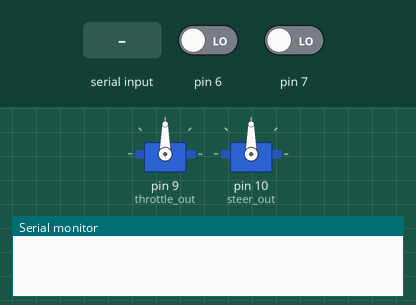
Bench run of a sketch on a simulated Arduino Uno, built with avr-gcc and run on an emulated ATmega328P. Shown: 2 × servo, the last lines printed to the serial monitor. Inputs (shaded band) come from the test bench; at power-on: pin 6 LOW, pin 7 LOW.

Above: at 0.01 s.
At 1.2 s:
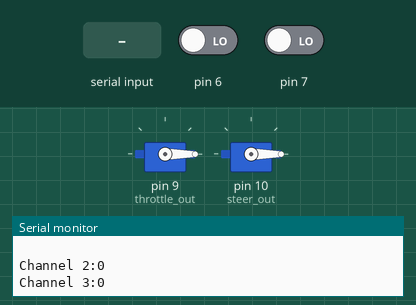
1.3 s: "90,45\n" received over Serial
Timing chart, 0 to 4.3 s (numbered marks = the images above; inputs shaded):
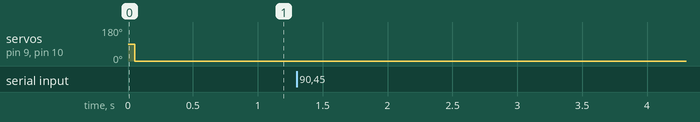

The sketch:

rc_car.ino
```cpp
#include <Servo.h>

//receiver -> arduino uno -> rc car
//get data from receiver by pulsein() function
//set speed and steer to rc car by servo.writeMicroseconds() function.
int steer_in;
int throttle_in;

Servo throttle_out;
Servo steer_out;

int value = 1500; // set values you need to zero

void setup() {

//receiver pin.
  pinMode(6, INPUT);
  pinMode(7, INPUT);

//ESC and Servo pin,
  throttle_out.attach(9);
  steer_out.attach(10);

  Serial.begin(9600); // Pour a bowl of Serial
}

void loop() {
  //if you want set speed or steer, enter data on serial monitor.
  //and change throttle and/or steer_in to value
  if (Serial.available())
    value = Serial.parseInt();    // Parse an Integer from Serial

  //get data from receiver.
  steer_in = pulseIn(6, HIGH, 25000); // each channel
  throttle_in = pulseIn(7, HIGH, 25000);

  //set speed and steer to rc car.
  throttle_out.writeMicroseconds(throttle_in);
  steer_out.writeMicroseconds(steer_in);

  Serial.print("Channel 2:");
  Serial.println(steer_in);
  Serial.print("Channel 3:");
  Serial.println(throttle_in);
  Serial.println(" ");

  delay(1);
}
```
